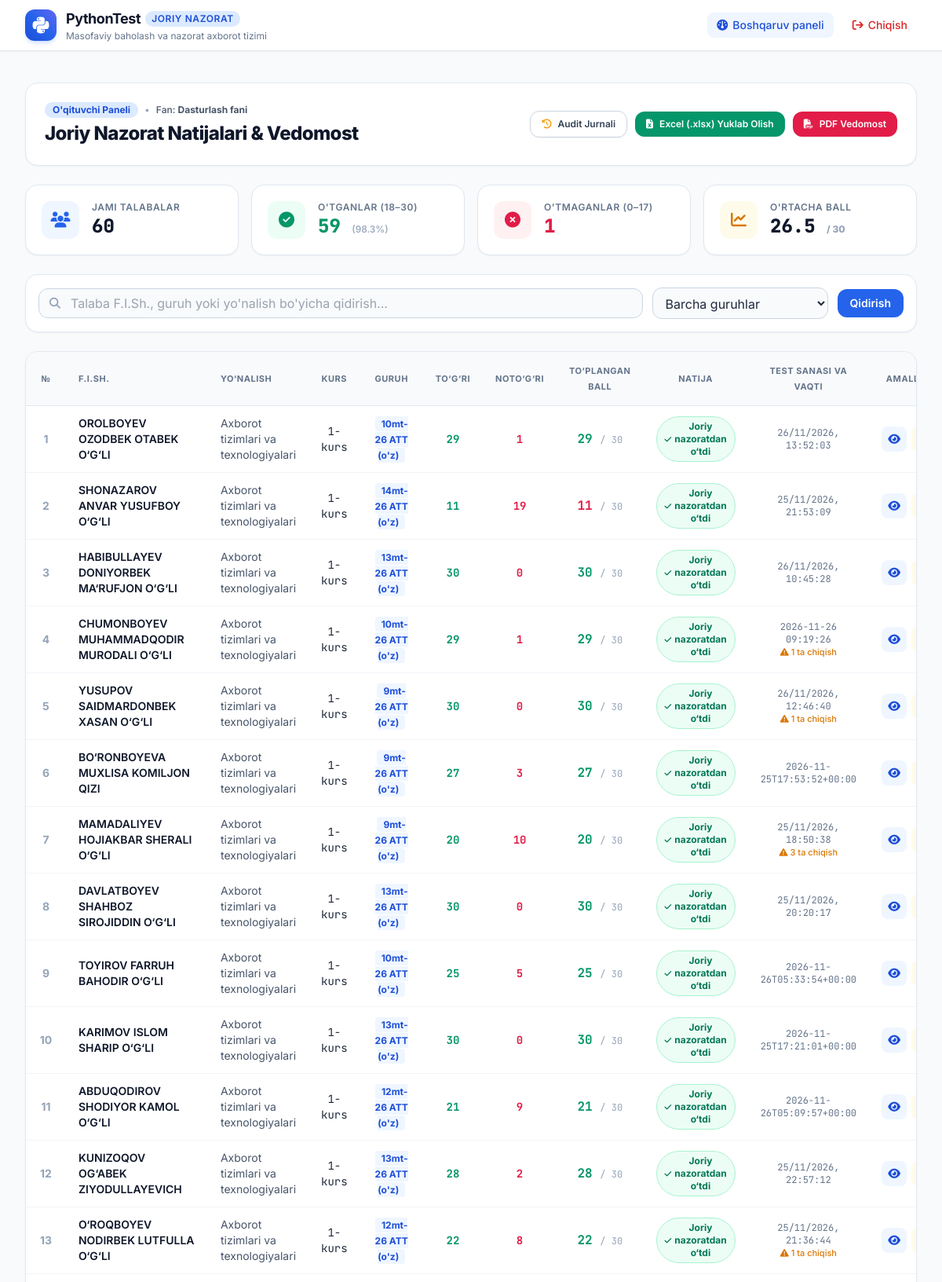
The app's page /teacher (signed in, upper part) with its own data.
### tables this page shows
CREATE TABLE exam_sessions (
        id INTEGER PRIMARY KEY AUTOINCREMENT,
        student_id INTEGER NOT NULL,
        subject TEXT NOT NULL DEFAULT 'Dasturlash',
        started_at TEXT NOT NULL,
        finished_at TEXT,
        time_limit_minutes INTEGER NOT NULL DEFAULT 30,
        is_completed INTEGER NOT NULL DEFAULT 0,
        total_score INTEGER DEFAULT 0,
        max_score INTEGER NOT NULL DEFAULT 30,
        correct_count INTEGER DEFAULT 0,
        incorrect_count INTEGER DEFAULT 0,
        status_text TEXT DEFAULT '',
        tab_switch_count INTEGER DEFAULT 0,
        session_questions_json TEXT NOT NULL,
        student_answers_json TEXT DEFAULT '{}',
        is_modified_by_teacher INTEGER DEFAULT 0,
        FOREIGN KEY (student_id) REFERENCES students (id)
    );

CREATE TABLE students (
        id INTEGER PRIMARY KEY AUTOINCREMENT,
        full_name TEXT NOT NULL,
        direction TEXT NOT NULL,
        course INTEGER NOT NULL,
        group_name TEXT NOT NULL,
        created_at TEXT NOT NULL
    , student_id_number TEXT DEFAULT '');

### app.py (the view)
@app.route('/teacher')
@teacher_required
def teacher_dashboard():
    search_query = request.args.get('search', '').strip()
    group_filter = request.args.get('group', '').strip()
    results = get_all_results_for_teacher(search_query, group_filter)
    all_groups = get_all_groups()
    total_students = len(results)
    passed_count = sum(1 for r in results if 'o‘tdi' in r['status_text'].lower())
    failed_count = sum(1 for r in results if 'o‘tmadi' in r['status_text'].lower())
    avg_score = round(sum(r['total_score'] for r in results) / total_students, 1) if total_students > 0 else 0
    pass_rate = round((passed_count / total_students) * 100, 1) if total_students > 0 else 0
    return render_template(
        'teacher.html',
        results=results,
        all_groups=all_groups,
        search_query=search_query,
        group_filter=group_filter,
        total_students=total_students,
        passed_count=passed_count,
        failed_count=failed_count,
        avg_score=avg_score,
        pass_rate=pass_rate
    )

### app.py (called while the page is built)
def teacher_required(f):
    from functools import wraps
    @wraps(f)
    def decorated_function(*args, **kwargs):
        if not session.get('teacher_logged_in'):
            flash("Ushbu sahifaga kirish uchun avval tizimga kiring!", "warning")
            return redirect(url_for('login'))
        return f(*args, **kwargs)
    return decorated_function

### database.py (called while the page is built)
def get_db_connection():
    conn = sqlite3.connect(DB_PATH)
    conn.row_factory = sqlite3.Row
    return conn

def get_all_groups():
    conn = get_db_connection()
    cursor = conn.cursor()
    cursor.execute('SELECT DISTINCT group_name FROM students ORDER BY group_name ASC')
    rows = cursor.fetchall()
    conn.close()
    return [row['group_name'] for row in rows]

### templates/teacher.html (shortened to what this page needs)
{% extends 'base.html' %}
{% block content %}
<div class="space-y-6">
    <div class="flex flex-col md:flex-row md:items-center justify-between gap-4 bg-white p-6 rounded-2xl border border-slate-200 shadow-sm">
        <div>
            <div class="flex items-center gap-2">
                <span class="px-2.5 py-0.5 rounded-full bg-brand-100 text-brand-700 font-bold text-xs">O'qituvchi Paneli</span>
                <span class="text-xs text-slate-400">•</span>
                <span class="text-xs font-medium text-slate-600">Fan: <strong>Dasturlash fani</strong></span>
            </div>
            <h1 class="text-2xl font-extrabold text-slate-900 tracking-tight mt-1">
                Joriy Nazorat Natijalari & Vedomost
            </h1>
        </div>
        <div class="flex flex-wrap items-center gap-2.5">
            <a href="{{ url_for('audit_view') }}"
               class="px-3.5 py-2 rounded-xl border border-slate-300 hover:bg-slate-50 text-slate-700 font-semibold text-xs flex items-center gap-2 transition-all shadow-sm">
                <i class="fa-solid fa-clock-rotate-left text-amber-500"></i>
                <span>Audit Jurnali</span>
            </a>
            <a href="{{ url_for('export_excel', search=search_query, group=group_filter) }}"
               class="px-3.5 py-2 rounded-xl bg-emerald-600 hover:bg-emerald-700 text-white font-semibold text-xs flex items-center gap-2 transition-all shadow-sm">
                <i class="fa-solid fa-file-excel"></i>
                <span>Excel (.xlsx) Yuklab Olish</span>
            </a>
            <a href="{{ url_for('export_pdf', search=search_query, group=group_filter) }}"
               class="px-3.5 py-2 rounded-xl bg-rose-600 hover:bg-rose-700 text-white font-semibold text-xs flex items-center gap-2 transition-all shadow-sm">
                <i class="fa-solid fa-file-pdf"></i>
                <span>PDF Vedomost</span>
            </a>
        </div>
    </div>
    <div class="grid grid-cols-2 lg:grid-cols-4 gap-4">
        <div class="bg-white p-5 rounded-2xl border border-slate-200 shadow-sm flex items-center gap-4">
            <div class="w-12 h-12 rounded-xl bg-blue-50 text-blue-600 flex items-center justify-center text-xl shrink-0">
                <i class="fa-solid fa-users"></i>
            </div>
            <div>
                <div class="text-xs font-semibold text-slate-500 uppercase tracking-wider">Jami Talabalar</div>
                <div class="text-2xl font-extrabold text-slate-900 font-mono">{{ total_students }}</div>
            </div>
        </div>
        <div class="bg-white p-5 rounded-2xl border border-slate-200 shadow-sm flex items-center gap-4">
            <div class="w-12 h-12 rounded-xl bg-emerald-50 text-emerald-600 flex items-center justify-center text-xl shrink-0">
                <i class="fa-solid fa-circle-check"></i>
            </div>
            <div>
                <div class="text-xs font-semibold text-slate-500 uppercase tracking-wider">O'tganlar (18–30)</div>
                <div class="text-2xl font-extrabold text-emerald-600 font-mono">{{ passed_count }} <span class="text-xs font-sans text-slate-400 font-medium">({{ pass_rate }}%)</span></div>
            </div>
        </div>
        <div class="bg-white p-5 rounded-2xl border border-slate-200 shadow-sm flex items-center gap-4">
            <div class="w-12 h-12 rounded-xl bg-rose-50 text-rose-600 flex items-center justify-center text-xl shrink-0">
                <i class="fa-solid fa-circle-xmark"></i>
            </div>
            <div>
                <div class="text-xs font-semibold text-slate-500 uppercase tracking-wider">O'tmaganlar (0–17)</div>
                <div class="text-2xl font-extrabold text-rose-600 font-mono">{{ failed_count }}</div>
            </div>
        </div>
        <div class="bg-white p-5 rounded-2xl border border-slate-200 shadow-sm flex items-center gap-4">
            <div class="w-12 h-12 rounded-xl bg-amber-50 text-amber-600 flex items-center justify-center text-xl shrink-0">
                <i class="fa-solid fa-chart-line"></i>
            </div>
            <div>
                <div class="text-xs font-semibold text-slate-500 uppercase tracking-wider">O'rtacha Ball</div>
                <div class="text-2xl font-extrabold text-slate-900 font-mono">{{ avg_score }} <span class="text-xs text-slate-400 font-sans">/ 30</span></div>
            </div>
        </div>
    </div>
    <div class="bg-white p-4 rounded-2xl border border-slate-200 shadow-sm">
        <form method="GET" action="{{ url_for('teacher_dashboard') }}" class="flex flex-col sm:flex-row items-center gap-3">
            <div class="relative flex-1 w-full">
                <div class="absolute inset-y-0 left-0 pl-3.5 flex items-center pointer-events-none text-slate-400 text-sm">
                </div>
                <input type="text" name="search" value="{{ search_query }}"
                    placeholder="Talaba F.I.Sh., guruh yoki yo'nalish bo'yicha qidirish..."
                    class="w-full pl-10 pr-4 py-2 bg-slate-50 border border-slate-300 rounded-xl text-slate-800 text-xs sm:text-sm focus:ring-2 focus:ring-brand-500 focus:bg-white outline-none transition-all">
            </div>
            <div class="w-full sm:w-56">
                <select name="group" onchange="this.form.submit()"
                    class="w-full px-3 py-2 bg-slate-50 border border-slate-300 rounded-xl text-slate-800 text-xs sm:text-sm focus:ring-2 focus:ring-brand-500 focus:bg-white outline-none">
                    <option value="">Barcha guruhlar</option>
                </select>
            </div>
            <div class="flex items-center gap-2 w-full sm:w-auto">
                <button type="submit" class="flex-1 sm:flex-initial px-4 py-2 bg-brand-600 hover:bg-brand-700 text-white font-semibold text-xs sm:text-sm rounded-xl transition-all shadow-sm">
                    Qidirish
                </button>
            </div>
        </form>
    </div>
    <div class="bg-white border border-slate-200 rounded-2xl shadow-sm overflow-hidden">
        <div class="overflow-x-auto">
            <table class="w-full text-left border-collapse text-xs sm:text-sm">
                <thead>
                    <tr class="bg-slate-50 border-b border-slate-200 text-slate-500 uppercase tracking-wider text-[11px] font-bold">
                        <th class="py-3.5 px-4 text-center">№</th>
                        <th class="py-3.5 px-4">F.I.Sh.</th>
                        <th class="py-3.5 px-4">Yo‘nalish</th>
                        <th class="py-3.5 px-4 text-center">Kurs</th>
                        <th class="py-3.5 px-4 text-center">Guruh</th>
                        <th class="py-3.5 px-4 text-center">To‘g‘ri</th>
                        <th class="py-3.5 px-4 text-center">Noto‘g‘ri</th>
                        <th class="py-3.5 px-4 text-center">To‘plangan ball</th>
                        <th class="py-3.5 px-4 text-center">Natija</th>
                        <th class="py-3.5 px-4 text-center">Test sanasi va vaqti</th>
                        <th class="py-3.5 px-4 text-center">Amallar</th>
                    </tr>
                </thead>
                <tbody class="divide-y divide-slate-100">
                    {% if results %}
                        {% for r in results %}
                        <tr class="hover:bg-slate-50/80 transition-colors">
                            <td class="py-3 px-4 text-center font-bold text-slate-400">{{ loop.index }}</td>
                            <td class="py-3 px-4 font-semibold text-slate-900">
                                <div>{{ r.full_name }}</div>
                            </td>
                            <td class="py-3 px-4 text-slate-600">{{ r.direction }}</td>
                            <td class="py-3 px-4 text-center font-mono">{{ r.course }}-kurs</td>
                            <td class="py-3 px-4 text-center">
                                <span class="font-bold text-brand-700 bg-brand-50 px-2 py-0.5 rounded text-xs">
                                    {{ r.group_name }}
                                </span>
                            </td>
                            <td class="py-3 px-4 text-center font-bold text-emerald-600 font-mono">{{ r.correct_count }}</td>
                            <td class="py-3 px-4 text-center font-bold text-rose-600 font-mono">{{ r.incorrect_count }}</td>
                            <td class="py-3 px-4 text-center">
                                <span class="font-bold font-mono text-base {% if r.total_score >= 18 %}text-emerald-600{% else %}text-rose-600{% endif %}">
                                    {{ r.total_score }}
                                </span>
                                <span class="text-xs text-slate-400 font-mono">/ {{ r.max_score }}</span>
                            </td>
                            <td class="py-3 px-4 text-center">
                                {% if 'o‘tdi' in r.status_text|lower %}
                                    <span class="inline-flex items-center gap-1 px-2.5 py-1 rounded-full text-xs font-bold bg-emerald-50 text-emerald-700 border border-emerald-200">
                                        <i class="fa-solid fa-check text-[10px]"></i>
                                        <span>{{ r.status_text }}</span>
                                    </span>
                                {% else %}
                                    <span class="inline-flex items-center gap-1 px-2.5 py-1 rounded-full text-xs font-bold bg-rose-50 text-rose-700 border border-rose-200">
                                        <i class="fa-solid fa-xmark text-[10px]"></i>
                                        <span>{{ r.status_text }}</span>
                                    </span>
                                {% endif %}
                            </td>
                            <td class="py-3 px-4 text-center text-xs text-slate-500 font-mono">
                                {{ r.finished_at or r.started_at }}
                                {% if r.tab_switch_count > 0 %}
                                <div class="text-[11px] text-amber-600 font-sans font-medium">
                                    <i class="fa-solid fa-triangle-exclamation"></i> {{ r.tab_switch_count }} ta chiqish
                                </div>
                                {% endif %}
                            </td>
                            <td class="py-3 px-4 text-center whitespace-nowrap">
                                <div class="flex items-center justify-center gap-1.5">
                                    <button type="button"
                                            onclick="openDetailModal({{ r.session_id }})"
                                            title="Batafsil ko'rish"
                                            class="w-8 h-8 rounded-lg bg-brand-50 hover:bg-brand-100 text-brand-700 flex items-center justify-center transition-colors">
                                        <i class="fa-solid fa-eye"></i>
                                    </button>
                                    <button type="button"
                                            onclick="openEditScoreModal({{ r.session_id }}, '{{ r.full_name }}', {{ r.total_score }})"
                                            title="Ballni tahrirlash (Audit)"
                                            class="w-8 h-8 rounded-lg bg-amber-50 hover:bg-amber-100 text-amber-700 flex items-center justify-center transition-colors">
                                    </button>
                                </div>
                            </td>
                        </tr>
                        {% endfor %}
                    {% endif %}
                </tbody>
            </table>
        </div>
    </div>
</div>
{% endblock %}

### static/css/style.css (style rules this page uses)
* { -webkit-tap-highlight-color: transparent; }
input, select, textarea, button, label { -webkit-user-select: auto !important; user-select: auto !important; -webkit-touch-callout: default !important; }
input, select, textarea { font-size: 16px !important; }

### records on screen
exam_sessions: full_name "OROLBOYEV OZODBEK OTABEK O‘G‘LI", direction "Axborot tizimlari va texnologiyalari", course "1", group_name "10mt-26 ATT (o'z)", correct_count "29", incorrect_count "1", total_score "29", max_score "30", status_text "Joriy nazoratdan o‘tdi", finished_at "26/11/2026, 13:52:03"
exam_sessions: full_name "SHONAZAROV ANVAR YUSUFBOY O‘G‘LI", direction "Axborot tizimlari va texnologiyalari", course "1", group_name "14mt-26 ATT (o'z)", correct_count "11", incorrect_count "19", total_score "11", max_score "30", status_text "Joriy nazoratdan o‘tdi", finished_at "25/11/2026, 21:53:09"
exam_sessions: full_name "HABIBULLAYEV DONIYORBEK MA‘RUFJON O‘G‘LI", direction "Axborot tizimlari va texnologiyalari", course "1", group_name "13mt-26 ATT (o'z)", correct_count "30", incorrect_count "0", total_score "30", max_score "30", status_text "Joriy nazoratdan o‘tdi", finished_at "26/11/2026, 10:45:28"
exam_sessions: full_name "CHUMONBOYEV MUHAMMADQODIR MURODALI O‘G‘LI", direction "Axborot tizimlari va texnologiyalari", course "1", group_name "10mt-26 ATT (o'z)", correct_count "29", incorrect_count "1", total_score "29", max_score "30", status_text "Joriy nazoratdan o‘tdi", finished_at "2026-11-26 09:19:26", tab_switch_count "1"
exam_sessions: full_name "YUSUPOV SAIDMARDONBEK XASAN O‘G‘LI", direction "Axborot tizimlari va texnologiyalari", course "1", group_name "9mt-26 ATT (o'z)", correct_count "30", incorrect_count "0", total_score "30", max_score "30", status_text "Joriy nazoratdan o‘tdi", finished_at "26/11/2026, 12:46:40", tab_switch_count "1"
exam_sessions: full_name "BO‘RONBOYEVA MUXLISA KOMILJON QIZI", direction "Axborot tizimlari va texnologiyalari", course "1", group_name "9mt-26 ATT (o'z)", correct_count "27", incorrect_count "3", total_score "27", max_score "30", status_text "Joriy nazoratdan o‘tdi", finished_at "2026-11-25T17:53:52+00:00"
exam_sessions: full_name "MAMADALIYEV HOJIAKBAR SHERALI O‘G‘LI", direction "Axborot tizimlari va texnologiyalari", course "1", group_name "9mt-26 ATT (o'z)", correct_count "20", incorrect_count "10", total_score "20", max_score "30", status_text "Joriy nazoratdan o‘tdi", finished_at "25/11/2026, 18:50:38", tab_switch_count "3"
exam_sessions: full_name "DAVLATBOYEV SHAHBOZ SIROJIDDIN O‘G‘LI", direction "Axborot tizimlari va texnologiyalari", course "1", group_name "13mt-26 ATT (o'z)", correct_count "30", incorrect_count "0", total_score "30", max_score "30", status_text "Joriy nazoratdan o‘tdi", finished_at "25/11/2026, 20:20:17"
exam_sessions: full_name "TOYIROV FARRUH BAHODIR O‘G‘LI", direction "Axborot tizimlari va texnologiyalari", course "1", group_name "10mt-26 ATT (o'z)", correct_count "25", incorrect_count "5", total_score "25", max_score "30", status_text "Joriy nazoratdan o‘tdi", finished_at "2026-11-26T05:33:54+00:00"
exam_sessions: full_name "KARIMOV ISLOM SHARIP O‘G‘LI", direction "Axborot tizimlari va texnologiyalari", course "1", group_name "13mt-26 ATT (o'z)", correct_count "30", incorrect_count "0", total_score "30", max_score "30", status_text "Joriy nazoratdan o‘tdi", finished_at "2026-11-25T17:21:01+00:00"
exam_sessions: full_name "ABDUQODIROV SHODIYOR KAMOL O‘G‘LI", direction "Axborot tizimlari va texnologiyalari", course "1", group_name "12mt-26 ATT (o'z)", correct_count "21", incorrect_count "9", total_score "21", max_score "30", status_text "Joriy nazoratdan o‘tdi", finished_at "2026-11-26T05:09:57+00:00"
exam_sessions: full_name "KUNIZOQOV OG‘ABEK ZIYODULLAYEVICH", direction "Axborot tizimlari va texnologiyalari", course "1", group_name "13mt-26 ATT (o'z)", correct_count "28", incorrect_count "2", total_score "28", max_score "30", status_text "Joriy nazoratdan o‘tdi", finished_at "25/11/2026, 22:57:12"
exam_sessions: full_name "O‘ROQBOYEV NODIRBEK LUTFULLA O‘G‘LI", direction "Axborot tizimlari va texnologiyalari", course "1", group_name "12mt-26 ATT (o'z)", correct_count "22", incorrect_count "8", total_score "22", max_score "30", status_text "Joriy nazoratdan o‘tdi", finished_at "25/11/2026, 21:36:44", tab_switch_count "1"

### other values on screen
{{ total_students }} "60"
{{ passed_count }} "59"
{{ pass_rate }} "98.3"
{{ failed_count }} "1"
{{ avg_score }} "26.5"
